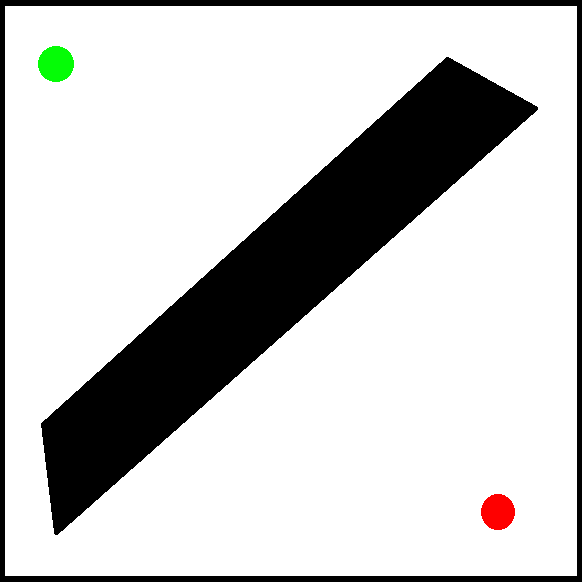
#> input picture laberintos/laberinto1.bmp, 582 x 582 px
$ python main.py
#> lines starting #> are read from the running program, lines starting #| are printed output that depends on the picture; after the words box and inside, x2 and y2 are one past the last pixel; in counts of white or black regions, pixels touching at a corner belong together
### imageScanner.py
import cv2
import numpy as np
import os
import matplotlib.pyplot as plt


def process_image(image_path, grid_size=20):
    # Cargar la imagen
    image = cv2.imread(image_path)
    gray = cv2.cvtColor(image, cv2.COLOR_BGR2GRAY)
    _, binary = cv2.threshold(gray, 128, 255, cv2.THRESH_BINARY)
    hsv = cv2.cvtColor(image, cv2.COLOR_BGR2HSV)

    # Rango de colores
    fisrt_red, second_red = np.array([0, 100, 100]), np.array([10, 255, 255])
    first_green, second_green = np.array([50, 100, 100]), np.array([70, 255, 255])
    mask_red = cv2.inRange(hsv, fisrt_red, second_red)
    mask_green = cv2.inRange(hsv, first_green, second_green)

    # Tamaño de la imagen
    height, width = binary.shape
    rows, cols = height // grid_size, width // grid_size
    maze_grid = np.zeros((rows, cols), dtype=int)

    # Identificación de paredes, inicio y metas
    start = None
    goals = set()

    for i in range(rows):
        for j in range(cols):
            block = binary[
                i * grid_size : (i + 1) * grid_size, j * grid_size : (j + 1) * grid_size
            ]

            # Detectar paredes
            if np.mean(block) < 128:
                maze_grid[i, j] = 1

            # Detectar inicio (rojo)
            elif start is None and np.any(
                mask_red[
                    i * grid_size : (i + 1) * grid_size,
                    j * grid_size : (j + 1) * grid_size,
                ]
                > 0
            ):
                start = (i, j)

            # Detectar metas (verde)
            elif (i, j) not in goals and np.any(
                mask_green[
                    i * grid_size : (i + 1) * grid_size,
                    j * grid_size : (j + 1) * grid_size,
                ]
                > 0
            ):
                goals.add((i, j))

    goals = list(goals)

    output_dir = "laberintos_discretos"
    os.makedirs(output_dir, exist_ok=True)

    # Guardar la imagen discretizada
    plt.figure(figsize=(6, 6))
    plt.imshow(maze_grid, cmap="gray_r")
    plt.scatter(start[1], start[0], color="red", label="Inicio")
    for g in goals:
        plt.scatter(g[1], g[0], color="green", label="Meta")
    plt.legend()
    plt.title("Laberinto Discretizado")

    # Obtener el nombre base del archivo y guardar la imagen
    filename = os.path.basename(image_path).replace(".bmp", ".png")
    output_path = os.path.join(output_dir, filename)
    plt.savefig(output_path)
    plt.close()

    print(f"Imagen discretizada guardada en: {output_path}")

    return maze_grid, start, goals

### problem.py
from abc import ABC, abstractmethod


class Problem(ABC):

    def __init__(self, initial_state, goal_states):
        self.initial_state = initial_state
        self.goal_states = goal_states

    @abstractmethod
    def actions(self, state):
        pass

    @abstractmethod
    def result(self, state, action):
        pass

    @abstractmethod
    def goal_test(self, state):
        pass

    @abstractmethod
    def step_cost(self, state, action, new_state):
        pass


class MazeProblem(Problem):

    def __init__(self, maze, start, goals):
        super().__init__(start, goals)
        self.maze = maze
        self.rows, self.cols = maze.shape

    def actions(self, state):
        x, y = state
        possible_moves = [(0, 1), (1, 0), (0, -1), (-1, 0)]
        valid_moves = [
            (x + dx, y + dy)
            for dx, dy in possible_moves
            if 0 <= x + dx < self.rows
            and 0 <= y + dy < self.cols
            and self.maze[x + dx, y + dy] == 0
        ]
        return valid_moves

    def result(self, state, action):
        return action

    def goal_test(self, state):
        return state in self.goal_states

    def step_cost(self, state, action, new_state):
        return 1

### search.py
from queue import Queue, LifoQueue, PriorityQueue


# [34 lines left out: functions bfs, dfs, not called in this run]


def a_star(problem, heuristic):
    frontier = PriorityQueue()
    frontier.put((0, problem.initial_state, []))
    explored = set()

    while not frontier.empty():
        cost, state, path = frontier.get()
        if problem.goal_test(state):
            return path + [state]

        if state not in explored:
            explored.add(state)
            for action in problem.actions(state):
                new_cost = cost + problem.step_cost(state, None, action)
                priority = new_cost + heuristic(action, problem.goal_states)
                frontier.put((priority, action, path + [state]))

    return None


def manhattan_heuristic(state, goal_states):
    return min(abs(state[0] - g[0]) + abs(state[1] - g[1]) for g in goal_states)

### visualize.py
import os
import matplotlib.pyplot as plt
import numpy as np


def visualize_solution(maze, path, start, goals, image_path):

    maze_display = np.zeros((*maze.shape, 3), dtype=np.uint8)

    for i in range(maze.shape[0]):
        for j in range(maze.shape[1]):
            if maze[i, j] == 1:
                maze_display[i, j] = [0, 0, 0]
            else:
                maze_display[i, j] = [255, 255, 255]

    for x, y in path:
        maze_display[x, y] = [255, 0, 255]

    maze_display[start] = [255, 0, 0]
    for g in goals:
        maze_display[g] = [0, 255, 0]

    output_dir = "solved_labs"
    os.makedirs(output_dir, exist_ok=True)

    filename = (
        os.path.basename(image_path).replace(".bmp", "_solved.png").replace("\\", "/")
    )
    output_path = os.path.join(output_dir, filename)

    plt.figure(figsize=(6, 6))
    plt.imshow(maze_display)
    plt.axis("off")
    plt.title("Solución del Laberinto")

    plt.savefig(output_path)
    plt.close()

    print(f"Imagen con solución guardada en: {output_path}")

### main.py
from imageScanner import process_image
from problem import MazeProblem
from search import bfs, dfs, a_star, manhattan_heuristic
from visualize import visualize_solution


def main():
    # Lista de laberintos a procesar
    laberintos = [
        "./laberintos/laberinto1.bmp",
        "./laberintos/laberinto2.bmp",
        "./laberintos/laberinto3.bmp",
    ]

    for image_path in laberintos:
        print(f"\nProcesando: {image_path}")

        # Procesar la imagen
        maze, start, goals = process_image(image_path)
#> in process_image, image is the input picture: shape (582, 582, 3); mean B, G, R 200.3, 201, 201
#> in process_image, `_, binary = cv2.threshold(gray, 128, 255, cv2.THRESH_BINARY)`:
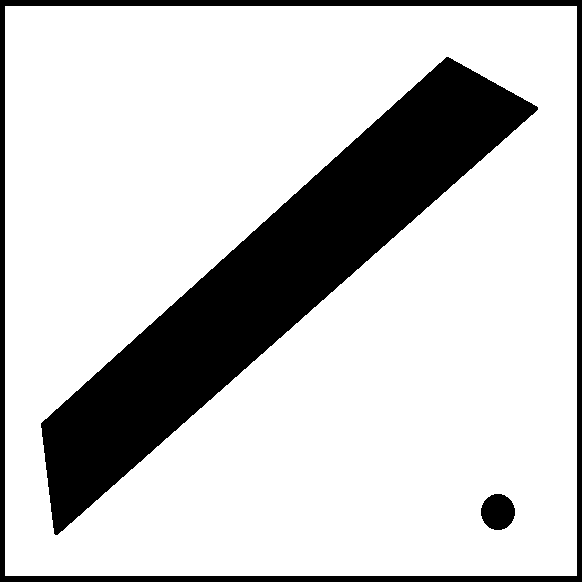
#> binary: shape (582, 582); 78.8% white; 3 black regions, box (x1, y1, x2, y2) and area: (41, 57, 538, 535) 58056, (0, 0, 582, 582) 12684, (481, 494, 515, 530) 958
#> in process_image, `hsv = cv2.cvtColor(image, cv2.COLOR_BGR2HSV)`: hsv: shape (582, 582, 3); mean H, S, V 0.2, 1.5, 201.7
#> in process_image, `mask_red = cv2.inRange(hsv, fisrt_red, second_red)`:
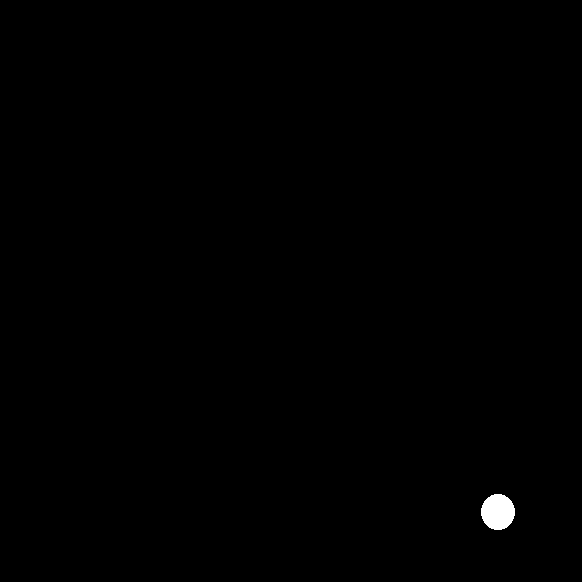
#> mask_red: shape (582, 582); 0.28% white; 1 white region, box (x1, y1, x2, y2) and area: (481, 494, 515, 530) 958
#> in process_image, `mask_green = cv2.inRange(hsv, first_green, second_green)`:
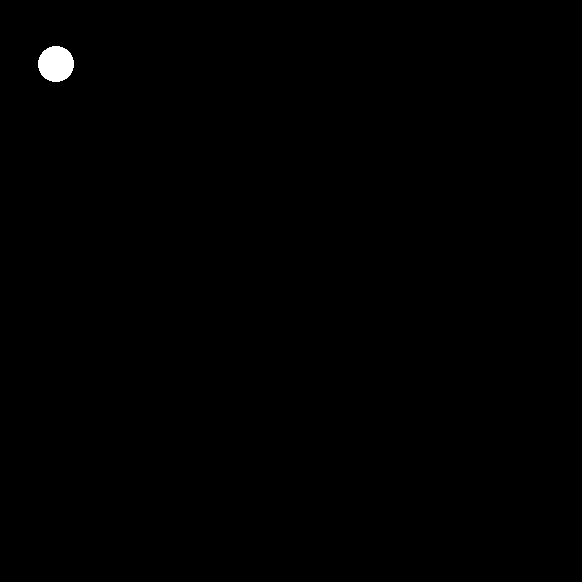
#> mask_green: shape (582, 582); 0.3% white; 1 white region, box (x1, y1, x2, y2) and area: (38, 46, 74, 82) 1018
#> after the loop in process_image, `for i in range(rows):`:
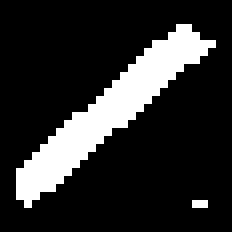
#> maze_grid: shape (29, 29) int64 (shown 8 times larger); values 0 (black) and 1 (white), 17.5% white; 2 white regions (1 under 20 px), largest, box (x1, y1, x2, y2) and area: (2, 3, 27, 26) 145
#> after the loop in process_image, `for i in range(rows):`: goals = 8 items; start = (24, 24)
#> in process_image, `goals = list(goals)`: goals = [(2, 1), (4, 3), (3, 1), (4, 2), (2, 3), (3, 3), (2, 2), (3, 2)]
#> the loop in process_image, `for g in goals:` made 8 passes
#> in process_image, `plt.savefig(output_path)`:
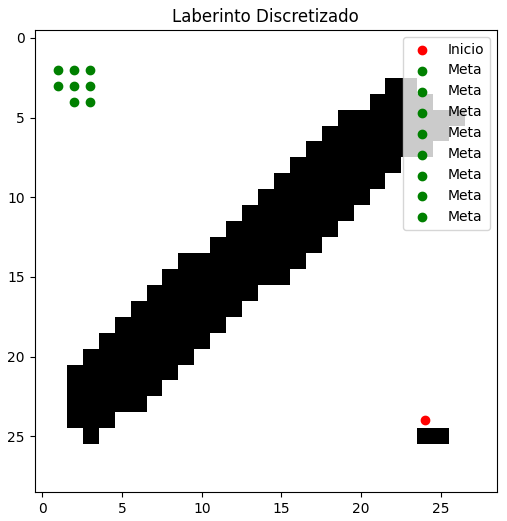
#> figure drawn by matplotlib, 1 panel
#> start = (24, 24)

        # Crear el problema
        problem = MazeProblem(maze, start, goals)
#> in __init__, `self.goal_states = goal_states`: self.goal_states has the same summary as goals in process_image

        # Ejecutar búsqueda
        solution = a_star(problem, manhattan_heuristic)
#> the loop in a_star, `while not frontier.empty():` made 1874 passes
#> (cost, state, path) on passes 5, 8, 9: (81, (22, 24), [(24, 24), (23, 24)]), (81, (24, 22), [(24, 24), (24, 23)]), (83, (23, 25), [(24, 24), (23, 24)])
#> after the loop in a_star, `while not frontier.empty():`: explored = 533 items
#> solution = 49 pairs, first value 3 to 26, second value 1 to 24

        # Guardar la solución en una imagen en lugar de mostrarla
        if solution:
            visualize_solution(maze, solution, start, goals, image_path)
#> the loop in visualize_solution, `for x, y in path:` made 49 passes
#> (x, y) on passes 1 to 12: (24, 24), (24, 23), (24, 22), (24, 21), (24, 20), (24, 19), (24, 18), (24, 17), (24, 16), (24, 15), (24, 14), (24, 13)
#> after the loop in visualize_solution, `for x, y in path:`:
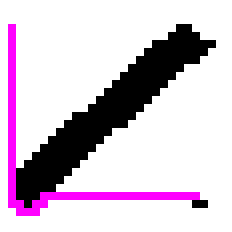
#> maze_display: shape (29, 29, 3) (shown 8 times larger); mean of channels 0, 1, 2 210.4, 195.6, 210.4; drawn as B, G, R
#> in visualize_solution, `maze_display[start] = [255, 0, 0]`: maze_display: shape (29, 29, 3); 0.12% of pixels changed, all inside (x1, y1, x2, y2) = (24, 24, 25, 25)
#> the loop in visualize_solution, `for g in goals:` made 8 passes
#> after the loop in visualize_solution, `for g in goals:`:
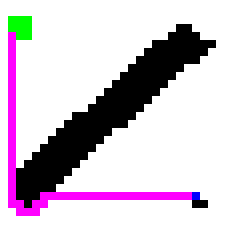
#> maze_display: shape (29, 29, 3) (shown 8 times larger); mean of channels 0, 1, 2 208, 195.9, 207.7; drawn as B, G, R
        else:
            print(f"No se encontró solución para: {image_path}")
#> pass 2 of the loop in main, `for image_path in laberintos:`:
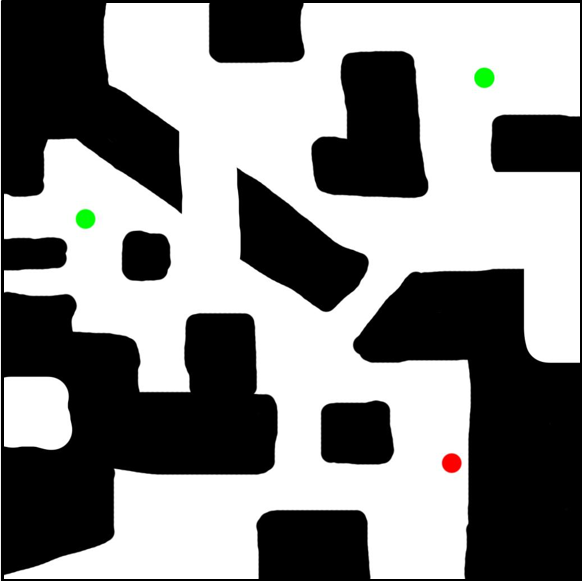
#> input picture laberintos/laberinto2.bmp, 582 x 582 px
#> in process_image, image is the input picture: shape (582, 582, 3); mean B, G, R 136.1, 136.5, 136.3
#> binary: shape (582, 582); 53.5% white; 6 black regions, box (x1, y1, x2, y2) and area: (1, 0, 582, 581) 128638, (311, 51, 428, 198) 12657, (237, 168, 369, 312) 9423, (321, 400, 394, 464) 4218, (122, 231, 171, 281) 2159, (442, 454, 461, 473) 284
#> hsv: shape (582, 582, 3); mean H, S, V 0.5, 0.7, 136.8
#> mask_red: shape (582, 582); 0.07% white; 1 white region, box (x1, y1, x2, y2) and area: (442, 453, 462, 473) 252
#> mask_green: shape (582, 582); 0.19% white; 2 white regions, box (x1, y1, x2, y2) and area: (474, 68, 495, 88) 329, (76, 209, 96, 229) 312
#> after the loop in process_image (call 2), `for i in range(rows):`:
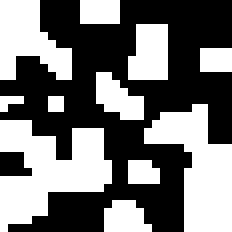
#> maze_grid: shape (29, 29) int64 (shown 8 times larger); values 0 (black) and 1 (white), 45.7% white; 11 white regions (6 under 20 px), largest, box (x1, y1, x2, y2) and area: (0, 15, 14, 29) 113, (18, 13, 29, 29) 95, (0, 0, 9, 10) 57, (16, 3, 21, 10) 31, (12, 9, 18, 15) 23
#> after the loop in process_image (call 2), `for i in range(rows):`: goals = 8 items; start = (22, 22)
#> in process_image (call 2), `goals = list(goals)`: goals = [(3, 24), (4, 23), (3, 23), (10, 4), (11, 3), (4, 24), (10, 3), (11, 4)]
#> the loop in process_image (call 2), `for g in goals:` made 8 passes
#> in main, `maze, start, goals = process_image(image_path)`: start = (22, 22)
#> the loop in a_star, `while not frontier.empty():` made 683 passes
#> (cost, path) on passes 7, 9, 10: (39, [(22, 22), (21, 22)]), (41, [(22, 22), (22, 21)]), (41, [(22, 22), (23, 22)])
#> after the loop in a_star, `while not frontier.empty():`: explored = 231 items
#> solution = 30 pairs, first value 4 to 22, second value 17 to 23
#> the loop in visualize_solution (call 2), `for x, y in path:` made 30 passes
#> (x, y) on passes 1 to 8: (22, 22), (21, 22), (20, 22), (19, 22), (18, 22), (18, 21), (18, 20), (18, 19)
#> the loop in visualize_solution (call 2), `for g in goals:` made 8 passes
#> after the loop in visualize_solution (call 2), `for g in goals:`:
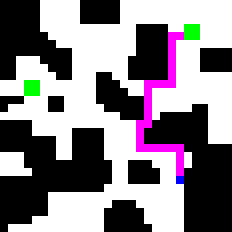
#> maze_display: shape (29, 29, 3) (shown 8 times larger); mean of channels 0, 1, 2 136.1, 129.8, 135.8; drawn as B, G, R
#> pass 3 of the loop in main, `for image_path in laberintos:`:
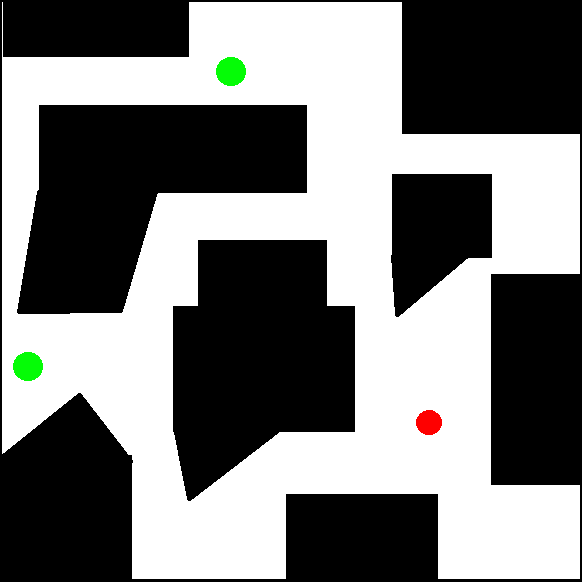
#> input picture laberintos/laberinto3.bmp, 582 x 582 px
#> in process_image, image is the input picture: shape (582, 582, 3); mean B, G, R 122.6, 123.6, 123
#> binary: shape (582, 582); 48.5% white; 1 white region, box (x1, y1, x2, y2) and area: (2, 2, 580, 579) 164238
#> hsv: shape (582, 582, 3); mean H, S, V 0.2, 1.4, 124
#> mask_red: shape (582, 582); 0.15% white; 1 white region, box (x1, y1, x2, y2) and area: (416, 410, 442, 435) 510
#> mask_green: shape (582, 582); 0.41% white; 2 white regions, box (x1, y1, x2, y2) and area: (216, 57, 246, 86) 687, (13, 352, 43, 381) 687
#> after the loop in process_image (call 3), `for i in range(rows):`:
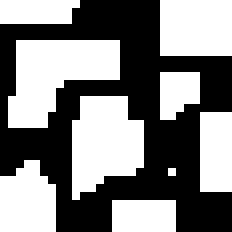
#> maze_grid: shape (29, 29) int64 (shown 8 times larger); values 0 (black) and 1 (white), 50.9% white; 1 black region, box (x1, y1, x2, y2) and area: (0, 0, 29, 29) 413
#> after the loop in process_image (call 3), `for i in range(rows):`: goals = 14 items; start = (20, 20)
#> in process_image (call 3), `goals = list(goals)`: goals = [(4, 10), (17, 1), (18, 1), (19, 1), (17, 0), (18, 0), (4, 12), (3, 10), (17, 2), (18, 2), (3, 12), (4, 11), (2, 11), (3, 11)]
#> the loop in process_image (call 3), `for g in goals:` made 14 passes
#> in main, `maze, start, goals = process_image(image_path)`: start = (20, 20)
#> the loop in a_star, `while not frontier.empty():` made 620 passes
#> (cost, state, path) on passes 6, 9, 10: (39, (18, 20), [(20, 20), (19, 20)]), (39, (20, 18), [(20, 20), (20, 19)]), (41, (19, 21), [(20, 20), (19, 20)])
#> after the loop in a_star, `while not frontier.empty():`: explored = 199 items
#> solution = 25 pairs, first value 4 to 20, second value 12 to 20
#> the loop in visualize_solution (call 3), `for x, y in path:` made 25 passes
#> (x, y) on passes 1 to 8: (20, 20), (19, 20), (18, 20), (18, 19), (18, 18), (17, 18), (16, 18), (15, 18)
#> the loop in visualize_solution (call 3), `for g in goals:` made 14 passes
#> after the loop in visualize_solution (call 3), `for g in goals:`:
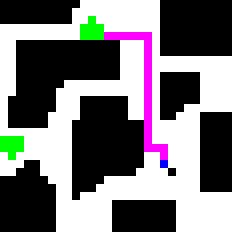
#> maze_display: shape (29, 29, 3) (shown 8 times larger); mean of channels 0, 1, 2 121, 117.9, 120.7; drawn as B, G, R


if __name__ == "__main__":
    main()
